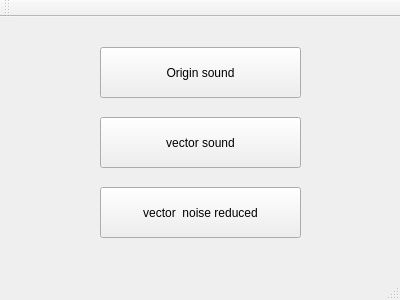
<?xml version="1.0" encoding="UTF-8"?>
<ui version="4.0">
    <class>MainWindow</class>
    <widget class="QMainWindow" name="MainWindow">
        <property name="geometry">
            <rect>
                <x>0</x>
                <y>0</y>
                <width>400</width>
                <height>300</height>
            </rect>
        </property>
        <property name="windowTitle">
            <string>MainWindow</string>
        </property>
        <widget class="QWidget" name="centralWidget">
            <widget class="QPushButton" name="pbVecNrSound">
                <property name="geometry">
                    <rect>
                        <x>100</x>
                        <y>170</y>
                        <width>201</width>
                        <height>51</height>
                    </rect>
                </property>
                <property name="text">
                    <string>vector  noise reduced</string>
                </property>
            </widget>
            <widget class="QPushButton" name="pbVecSound">
                <property name="geometry">
                    <rect>
                        <x>100</x>
                        <y>100</y>
                        <width>201</width>
                        <height>51</height>
                    </rect>
                </property>
                <property name="text">
                    <string>vector sound</string>
                </property>
            </widget>
            <widget class="QPushButton" name="pbOriginSound">
                <property name="geometry">
                    <rect>
                        <x>100</x>
                        <y>30</y>
                        <width>201</width>
                        <height>51</height>
                    </rect>
                </property>
                <property name="cursor">
                    <cursorShape>ArrowCursor</cursorShape>
                </property>
                <property name="text">
                    <string>Origin sound</string>
                </property>
            </widget>
        </widget>
        <widget class="QMenuBar" name="menuBar">
            <property name="geometry">
                <rect>
                    <x>0</x>
                    <y>0</y>
                    <width>400</width>
                    <height>22</height>
                </rect>
            </property>
        </widget>
        <widget class="QToolBar" name="mainToolBar">
            <attribute name="toolBarArea">
                <enum>TopToolBarArea</enum>
            </attribute>
            <attribute name="toolBarBreak">
                <bool>false</bool>
            </attribute>
        </widget>
        <widget class="QStatusBar" name="statusBar"/>
    </widget>
    <layoutdefault spacing="6" margin="11"/>
    <resources/>
    <connections/>
</ui>
